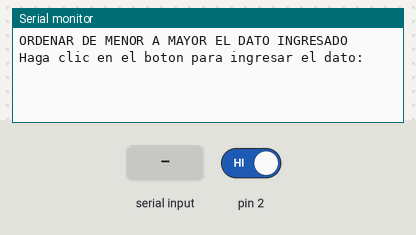
This sketch was run on a simulated Arduino Uno, built with avr-gcc and run on an emulated ATmega328P. Shown: the last lines printed to the serial monitor. Inputs (shaded band) come from the test bench; at power-on: pin 2 HIGH.

Above: at 1.2 s.
1.3 s: pin 2 driven LOW
At 2.1 s:
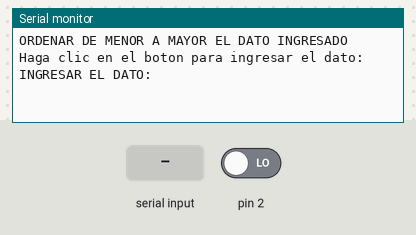
2.8 s: "1" received over Serial
At 5.0 s:
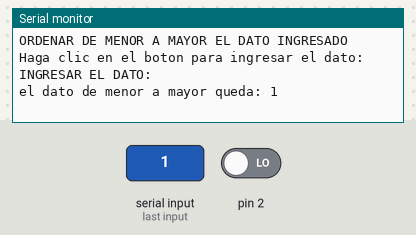
5.3 s: "0" received over Serial
At 7.1 s:
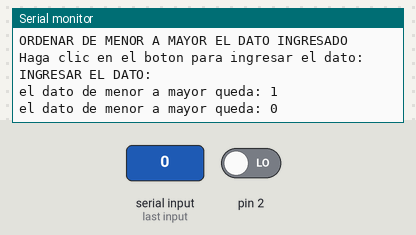

Measured:
- after the input at 1.3 s, the serial monitor: prints a new line at once (image 1)
- after the input at 2.8 s, the serial monitor: prints a new line after 1.0 s (image 2)
- after the input at 5.3 s, the serial monitor: prints a new line after 1.0 s (image 3)

The sketch:

TAREA_menor_a_mayor.ino
```cpp
/*
 * UNIVERSIDAD TECNICA DEL NORTE
 * FICA-CIERCOM
 * SISTEMAS MICROPROCESADOS
 *
 * EJERCICIO:Realizar un ejercicio en el cual tenga las etapas de:
 * (i)Ingreso de datos y (ii) ordenamiento (i)Al ingresar la palabra solo pueden ser números por comunicación serial.
 * (ii) Una vez ingresados lo números, ordenarlos de menor a mayor e imprimirlo por comunicación serial.
 */
String dato;
String dato1;
String letra;
int tam;
String a;
String total1="";
String total2="";

int n=0;

void setup() {
Serial.begin(9600);
attachInterrupt(0, menu, FALLING);

Serial.println("ORDENAR DE MENOR A MAYOR EL DATO INGRESADO");
Serial.println("Haga clic en el boton para ingresar el dato:");

}

void loop() {
  total1="";
  a="";
  total2="";
  if(Serial.available()>0){
    dato=Serial.readString();
    tam=dato.length();
   dato1=!dato;
    if(n==1){
Serial.println("" );
    Serial.println("el dato de menor a mayor queda: " + dato);


    }


  }
}


  void menu(){
    n++;
    switch(n){
      case 1:
       Serial.println("");
      Serial.println("INGRESAR EL DATO:");

      break;

      case 2:
      n=0;
      break;
        }
    }
```
